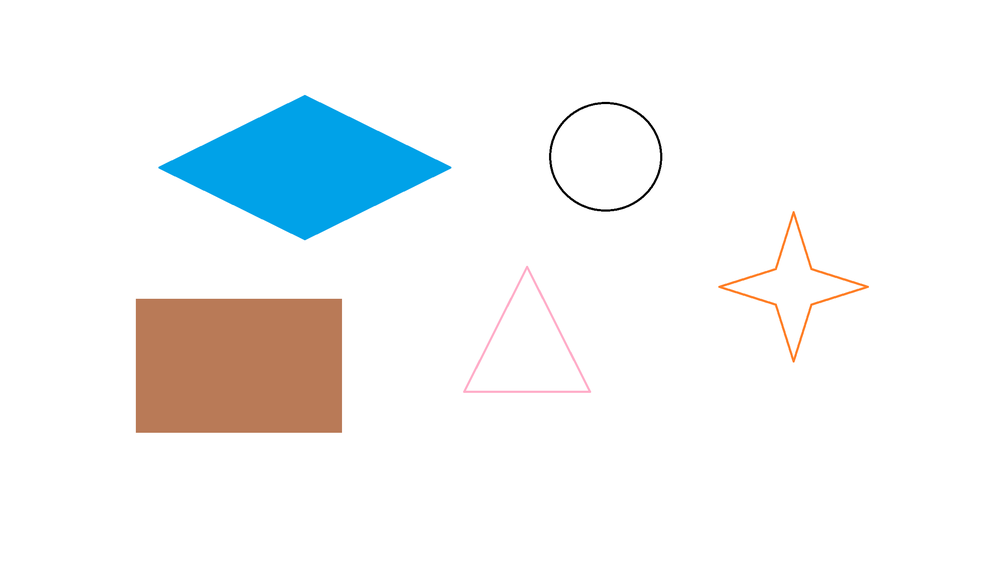
#> input picture assets/shapes.png, 1000 x 562 px, shrunk from 2304 x 1296 before the run
$ python 5_cornerDetection.py
#> lines starting #> are read from the running program, lines starting #| are printed output that depends on the picture; after the words box and inside, x2 and y2 are one past the last pixel; in counts of white or black regions, pixels touching at a corner belong together
import cv2
import numpy as np

img = cv2.imread("assets/shapes.png")
#> img is the input picture: shape (562, 1000, 3); mean B, G, R 245, 244.2, 241.5
gray_img = cv2.cvtColor(img , cv2.COLOR_BGR2GRAY)
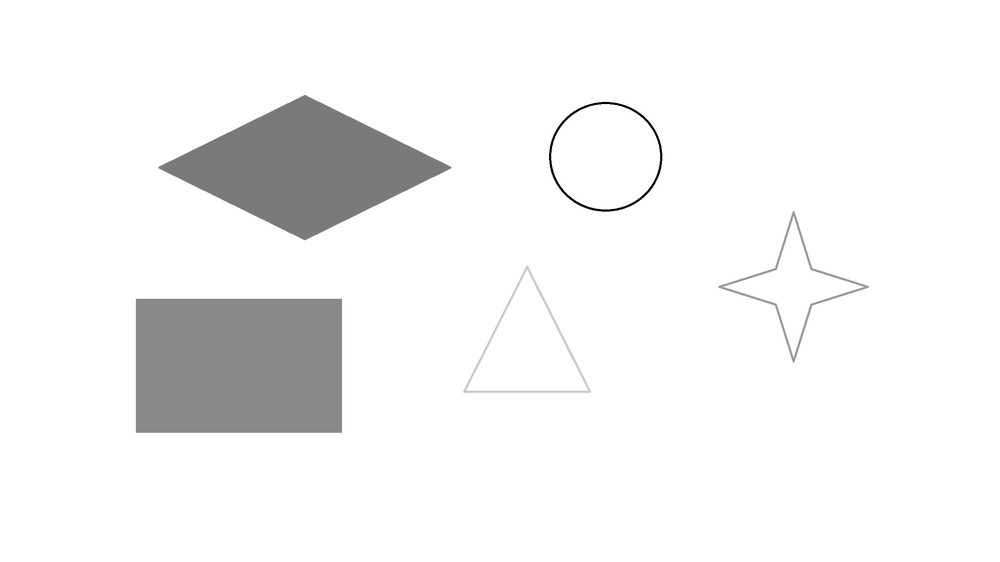
#> gray_img: shape (562, 1000); min 0, max 255, mean 243.5

# SHI-TOMASI method : the research paper they published was named good features to track
corners = cv2.goodFeaturesToTrack(gray_img , maxCorners=50 , qualityLevel=0.15 , minDistance=50)
#> corners = 16 rows, first 8: [450, 167], [159, 167], [136, 299], [341, 299], [793, 211], [340, 431], [793, 362], [868, 286]

#converting corners to int type
corners = np.intp(corners)

for c in corners :
    x,y = c.ravel()
    img = cv2.circle(img , (x,y) , 20 , color = (0,0,255),thickness=-1)
#> this loop made 16 passes
#> (x, y) on passes 1 to 12: (450, 167), (159, 167), (136, 299), (341, 299), (793, 211), (340, 431), (793, 362), (868, 286), (136, 431), (718, 286), (774, 267), (464, 391)
#> pass 1, `img = cv2.circle(img , (x,y) , 20 , color = (0,0,255),thickness=-1)`:
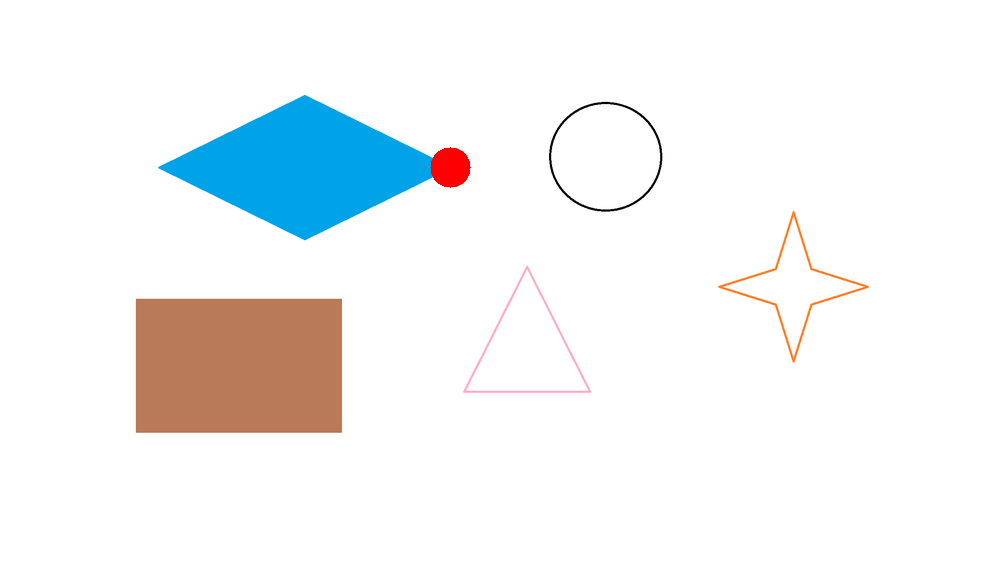
#> img: shape (562, 1000, 3); 0.22% of pixels changed, all inside (x1, y1, x2, y2) = (430, 147, 471, 188)
#> pass 2, `img = cv2.circle(img , (x,y) , 20 , color = (0,0,255),thickness=-1)`:
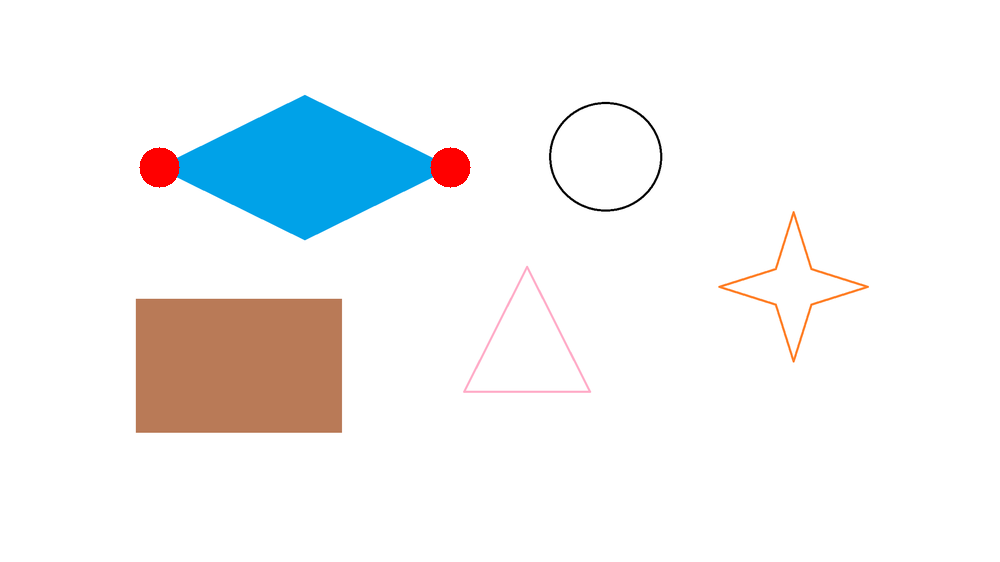
#> img: shape (562, 1000, 3); 0.22% of pixels changed, all inside (x1, y1, x2, y2) = (139, 147, 180, 188)
#> pass 3, `img = cv2.circle(img , (x,y) , 20 , color = (0,0,255),thickness=-1)`:
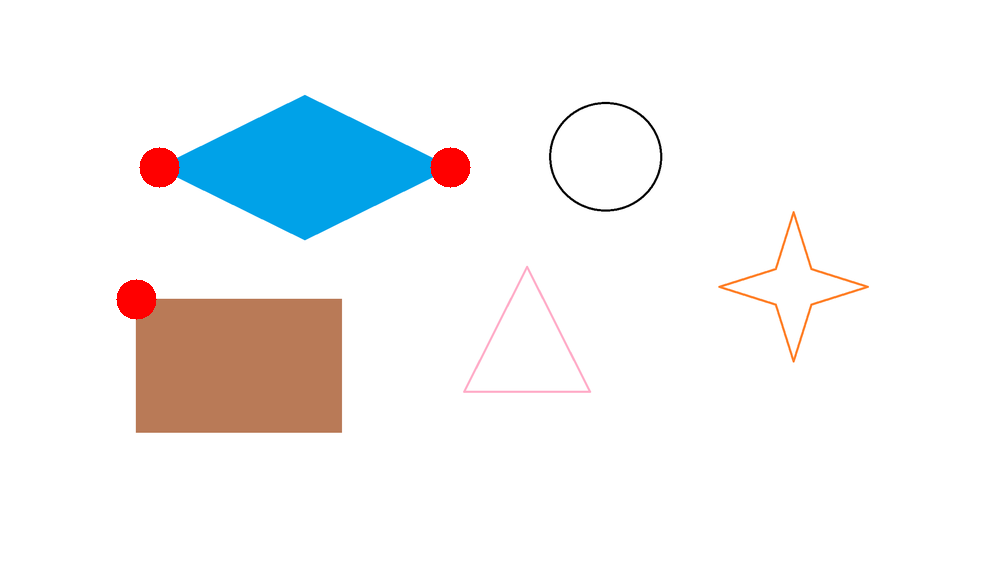
#> img: shape (562, 1000, 3); 0.22% of pixels changed, all inside (x1, y1, x2, y2) = (116, 279, 157, 320)
#> after the loop:
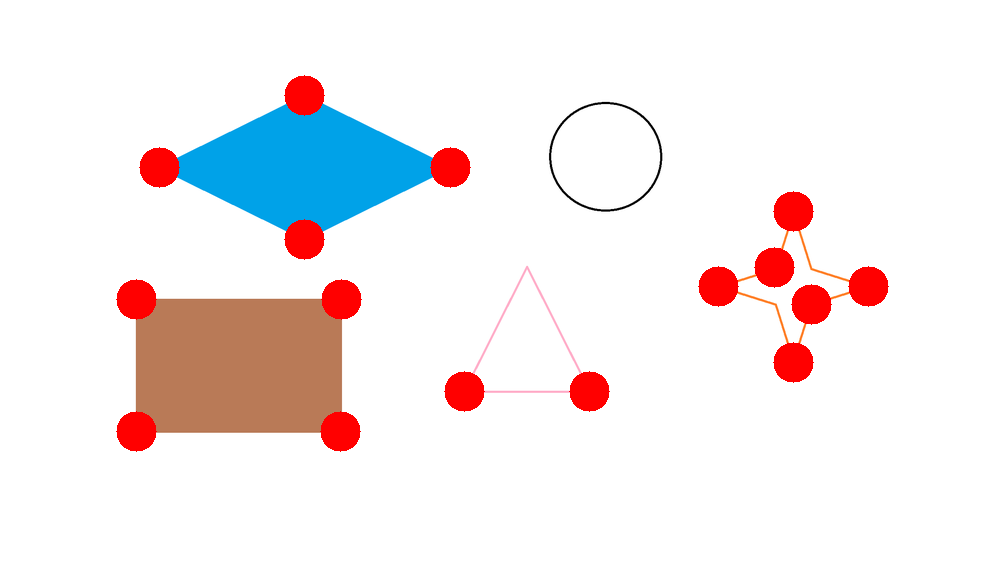
#> img: shape (562, 1000, 3); 2.91% of pixels changed, all inside (x1, y1, x2, y2) = (116, 75, 889, 452)


# HARRIS CORNER DETECTION METHOD
corners = cv2.goodFeaturesToTrack(gray_img , maxCorners=50 , qualityLevel=0.01 ,
                                   minDistance=50, useHarrisDetector=True, k =0.1)
#> corners = 15 rows, first 8: [450, 167], [159, 167], [136, 299], [341, 299], [136, 431], [341, 431], [793, 361], [793, 212]

#converting corners to int type
corners = np.intp(corners)

for c in corners :
    x,y = c.ravel()
    img = cv2.circle(gray_img , (x,y) , 5 , color = (0,255,0),thickness=-1)
#> this loop made 15 passes
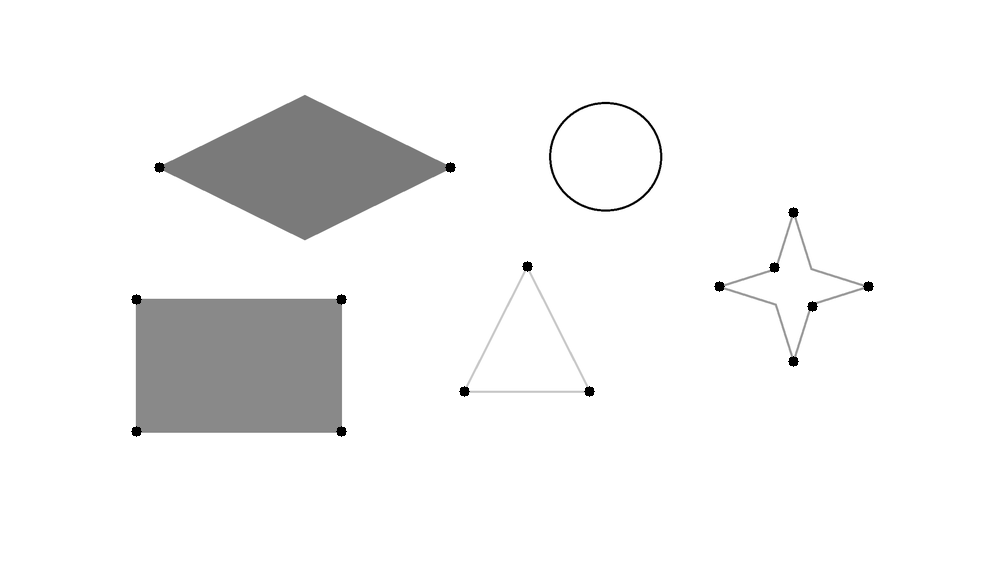
#> gray_img: shape (562, 1000); 0.22% of pixels changed, all inside (x1, y1, x2, y2) = (131, 162, 874, 437)

cv2.imshow("Shapes" , img)
cv2.waitKey(0)
cv2.destroyAllWindows()

cv2.imwrite("assets/5_shape_with_corners.png" , img)

$ run again, with assets/cat.webp saved as assets/shapes.png
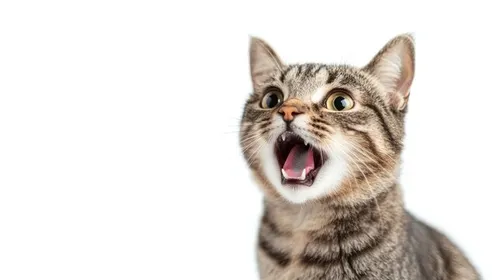
#> input picture assets/cat.webp, 500 x 280 px
#> img is the input picture: shape (280, 500, 3); mean B, G, R 218.6, 222.9, 227.9
#> `corners = cv2.goodFeaturesToTrack(gray_img , maxCorners=50 , qualityLe..`: corners = [[283, 169], [343, 107], [292, 113], [359, 249], [398, 109], [356, 177], [307, 64]]
#> the loop `for c in corners :` made 7 passes
#> after the loop `for c in corners :`:
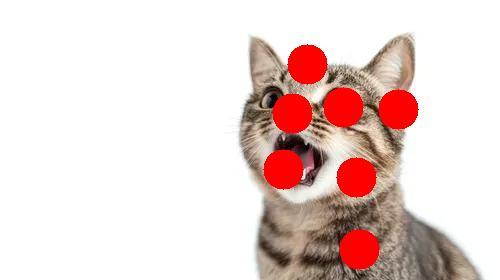
#> img: shape (280, 500, 3); mean B, G, R 210.2, 213.6, 233.4
#> `corners = cv2.goodFeaturesToTrack(gray_img , maxCorners=50 , qualityLe..`: corners = [[282, 169], [344, 107], [279, 100], [359, 249], [398, 109], [365, 173], [316, 64]]
#> the loop `for c in corners :` made 7 passes
#> after the loop `for c in corners :`:
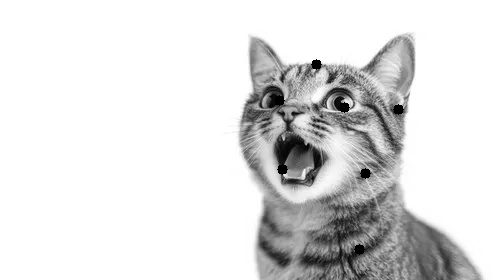
#> gray_img: shape (280, 500); min 0, max 255, mean 223.4
